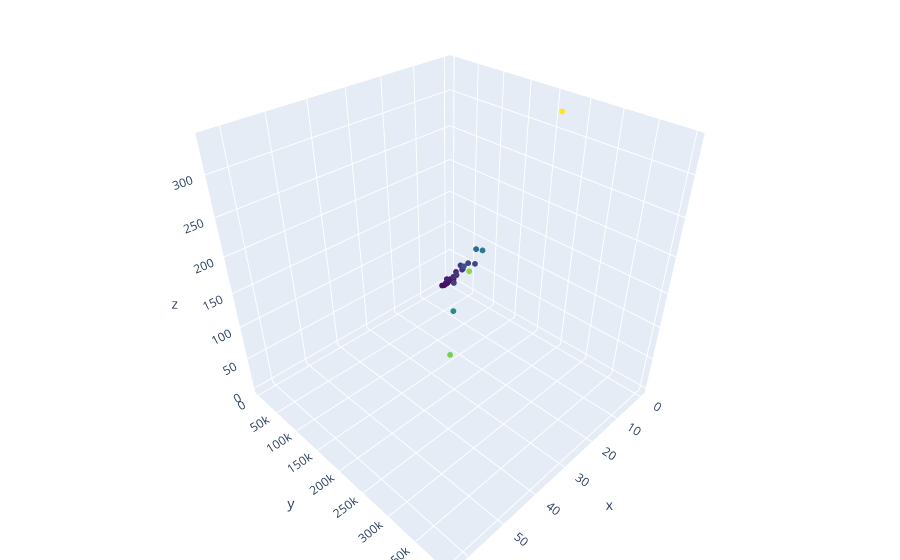

This figure's notebook cell:
### Code cell
x = df_bar_pubg['solo_Wins']
y = df_bar_pubg['solo_TimeSurvived']
z = df_bar_pubg['solo_RoundsPlayed']

trace1 = go.Scatter3d(
    x=x,
    y=y,
    z=z,
    mode='markers',
    marker=dict(
    size=2,
    color=z,
    colorscale='Viridis',
    opacity=1))

data = [trace1]
layout = go.Layout(
    margin=dict(
    l=0,
    r=0,
    b=0,
    t=0)
)

fig = go.Figure(data=data, layout=layout)
iplot(fig, filename='3d-pubg-plot')

### Figure 1 — Plotly figure (JSON) as saved in the notebook; plotly's stock layout.template omitted (floating-point values rounded to 4 significant figures)
{"data": [{"marker": {"color": [17, 33, 5, 8, 6, 16, 142, 19, 44, 8, 116, 335, 87, 72, 23, 3, 165, 65, 16, 45, 55, 45, 9, 14, 277, 265, 77, 52, 56, 22], "colorscale": [[0, "#440154"], [0.1111, "#482878"], [0.2222, "#3e4989"], [0.3333, "#31688e"], [0.4444, "#26828e"], [0.5556, "#1f9e89"], [0.6667, "#35b779"], [0.7778, "#6ece58"], [0.8889, "#b5de2b"], [1, "#fde725"]], "opacity": 1, "size": 2}, "mode": "markers", "type": "scatter3d", "x": [3, 6, 0, 4, 2, 5, 12, 5, 6, 2, 7, 4, 9, 4, 3, 1, 38, 12, 6, 2, 7, 4, 3, 2, 48, 63, 4, 3, 3, 2], "y": [18470.0, 33010.0, 4330.0, 13420.0, 9841.0, 22000.0, 148100.0, 26090.0, 49280.0, 10280.0, 106300.0, 233000.0, 91380.0, 71910.0, 31000.0, 3638.0, 246800.0, 87210.0, 20930.0, 45920.0, 62760.0, 43120.0, 11730.0, 18490.0, 331200.0, 397000.0, 87510.0, 53550.0, 47970.0, 25090.0], "z": [17, 33, 5, 8, 6, 16, 142, 19, 44, 8, 116, 335, 87, 72, 23, 3, 165, 65, 16, 45, 55, 45, 9, 14, 277, 265, 77, 52, 56, 22]}], "layout": {"margin": {"b": 0, "l": 0, "r": 0, "t": 0}}}
